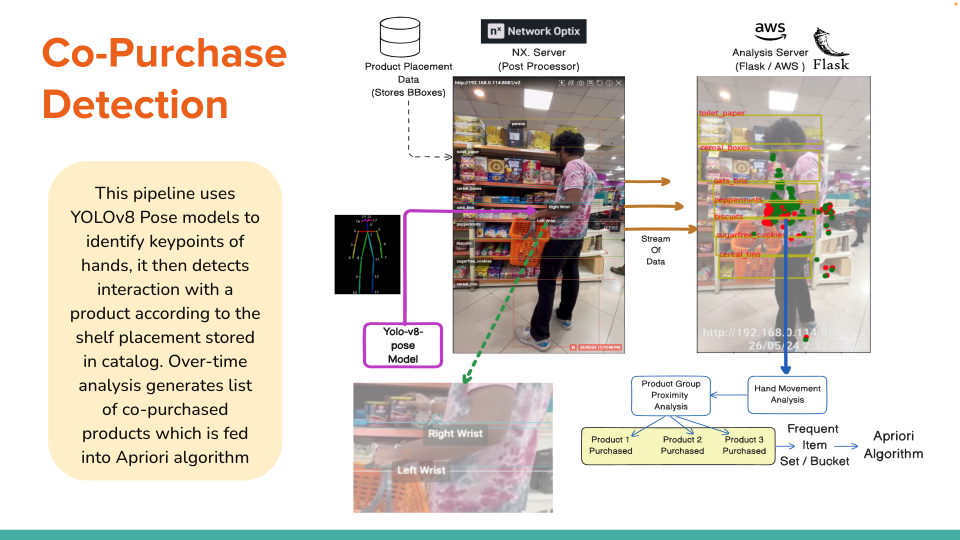
#> input picture images/anl.png, 1920 x 1080 px (shown at 1/2 size)
$ python -i postprocessor-python-fish.py   (imports and definitions only)
#> lines starting #> are read from the running program, lines starting #| are printed output that depends on the picture
import os
import sys
import socket
import signal
import re
import struct
import requests
import datetime
import json
import numpy as np
import cv2
import communication_utils


POST_PROCESSOR_ID = 1
# Add the sclbl-utilities python utilities
script_location = os.path.dirname(os.path.realpath(__file__))
sys.path.append(os.path.join(script_location, "../sclbl-utilities/python-utilities"))
Postprocessor_Name = "Python-Postprocessor-fish"
Postprocessor_Socket_Path = "/tmp/python-postprocessor-fish.sock"
categories = {
    0: "person", 1: "bicycle", 2: "car", 3: "motorbike", 4: "aeroplane", 5: "bus", 6: "train", 7: "truck", 8: "boat", 9: "traffic light",
    10: "fire hydrant", 11: "stop sign", 12: "parking meter", 13: "bench", 14: "bird", 15: "cat", 16: "dog", 17: "horse", 18: "sheep", 19: "cow",
    20: "elephant", 21: "bear", 22: "zebra", 23: "giraffe", 24: "backpack", 25: "umbrella", 26: "handbag", 27: "tie", 28: "suitcase", 29: "frisbee",
    30: "skis", 31: "snowboard", 32: "sports ball", 33: "kite", 34: "baseball bat", 35: "baseball glove", 36: "skateboard", 37: "surfboard", 38: "tennis racket", 39: "bottle",
    40: "wine glass", 41: "cup", 42: "fork", 43: "knife", 44: "spoon", 45: "bowl", 46: "banana", 47: "apple", 48: "sandwich", 49: "orange",
     50: "broccoli", 51: "carrot", 52: "hot dog", 53: "pizza", 54: "donut", 55: "cake", 56: "chair", 57: "sofa", 58: "potted plant", 59: "bed",
     60: "dining table", 61: "toilet", 62: "tv monitor", 63: "laptop", 64: "mouse", 65: "remote", 66: "keyboard", 67: "cell phone", 68: "microwave", 69: "oven",
     70: "toaster", 71: "sink", 72: "refrigerator", 73: "book", 74: "clock", 75: "vase", 76: "scissors", 77: "teddy bear", 78: "hair drier", 79: "toothbrush",
     100: "toilet_paper", 101: "tabasco_sauce", 102: "vinegar", 103: "tuna", 104: "ragu_sauce", 105: "buldak_noodles", 106: "instant_noodles"
     }

PROD_TYPE = "Fish Section"
prod_catalog ={
    PROD_TYPE:
    {"100:toilet_paper;101:tabasco_sauce;102:vinegar;103:tuna;104:ragu_sauce;105:buldak_noodles;106:instant_noodles":
     [4.0, 0.0, 1130.0, 40.0, 1.0, 100, 5.5, 112.5, 410.5, 203.5, 1.0, 101, 432.5, 72.0, 759.5, 148.0, 1.0, 102, 439.5, 159.0, 756.5, 293.0, 1.0, 103, 1.0, 244.0, 427.0, 344.0, 1.0, 104, 790.0, 46.5, 1108.0, 151.5, 1.0, 105, 784.5, 157.0, 1083.5, 333.0, 1.0, 106]
     },
}


def convert_prod_catalog_to_dict(data):
    class_mapping = list(data.keys())[0]
    data = data[class_mapping]
    class_mapping = class_mapping.split(';')
    class_mapping = {int(x.split(':')[0]):x.split(':')[1] for x in class_mapping}
    result = {}

    for i in range(0, len(data), 6):
        x1, y1, x2, y2, conf, class_idx = data[i:i+6]
        class_name = class_mapping[int(class_idx)]

        if class_name not in result:
            result[class_name] = []

        result[class_name].append([x1, y1, x2, y2, conf])

    return result

def tuple_to_bytes(t):
    print("python3 || ******** Tuple to bytes: ", t)
    return struct.pack('f' * len(t), *t)

def bytes_to_tuple(b):
    return struct.unpack('f' * (len(b) // 4), b)

# [10 lines left out: function send_post_request, not called in this run]


class PostRequestHandler:
    def __init__(self,gap=2) -> None:
        self.last_timestamp = None
        self.gap = gap

    # [244 lines left out: functions handle_post_request, convert_to_dict, decode_binary_to_array, get_bounding_boxes, get_bbox_from_pose_output, main, not called in this run]


def signalHandler(sig, _):
    print("python3 | EXAMPLE PLUGIN: Received interrupt signal: ", sig)
    sys.exit(0)


# [9 lines not run here, left out]

>>> import cv2
>>> picture = cv2.imread('../../images/anl.png', cv2.IMREAD_GRAYSCALE)
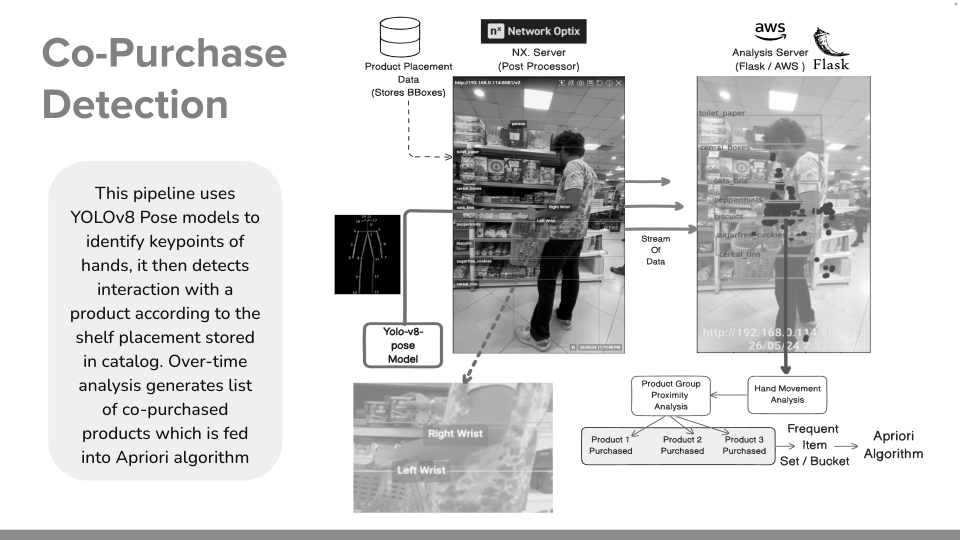
#> picture: shape (1080, 1920) (shown at 1/2 size); min 0, max 255, mean 216
#> (the run stopped early here; a loop or call above may not have finished)

$ run again, on images/anm.png
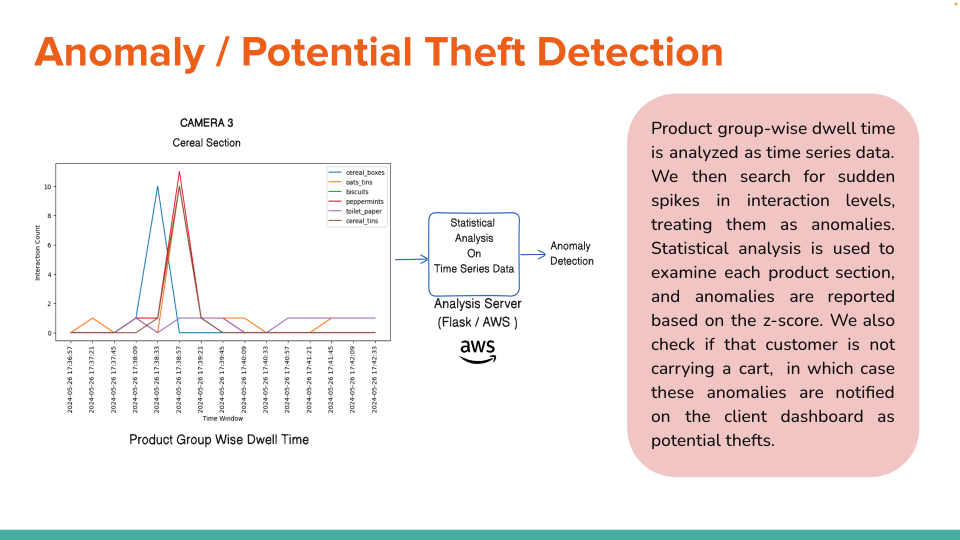
#> input picture images/anm.png, 1920 x 1080 px (shown at 1/2 size)
#> `picture = cv2.imread('../../images/anl.png', cv2.IMREAD_GRAYSCALE)`:
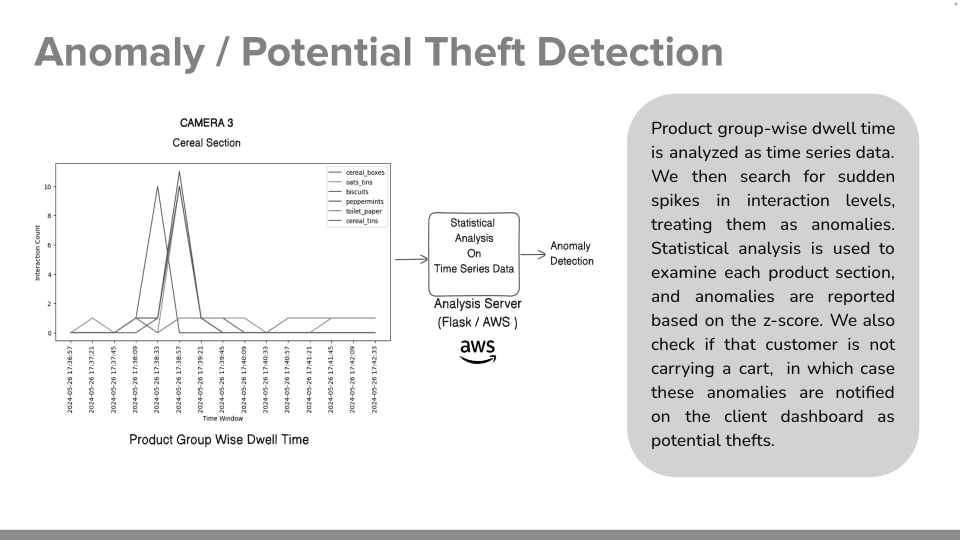
#> picture: shape (1080, 1920) (shown at 1/2 size); min 0, max 255, mean 234.8

$ run again, on images/crl.png
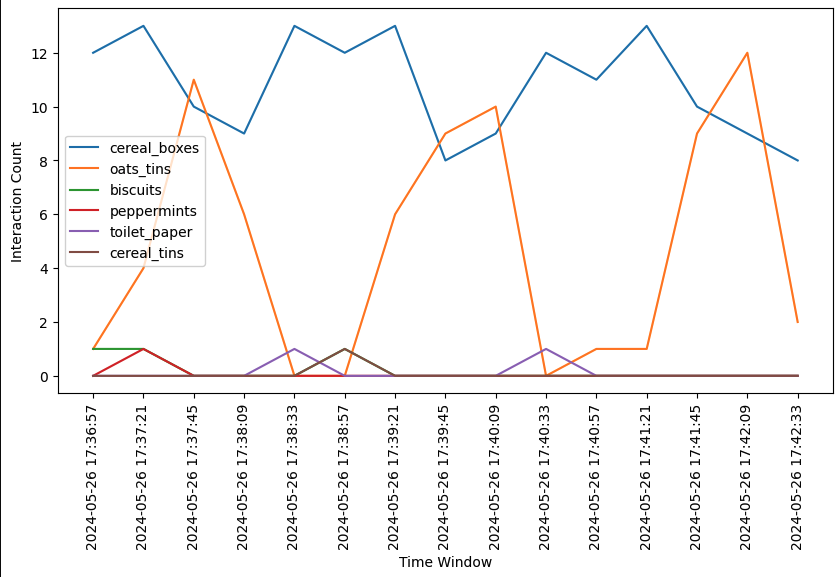
#> input picture images/crl.png, 836 x 577 px
#> `picture = cv2.imread('../../images/anl.png', cv2.IMREAD_GRAYSCALE)`:
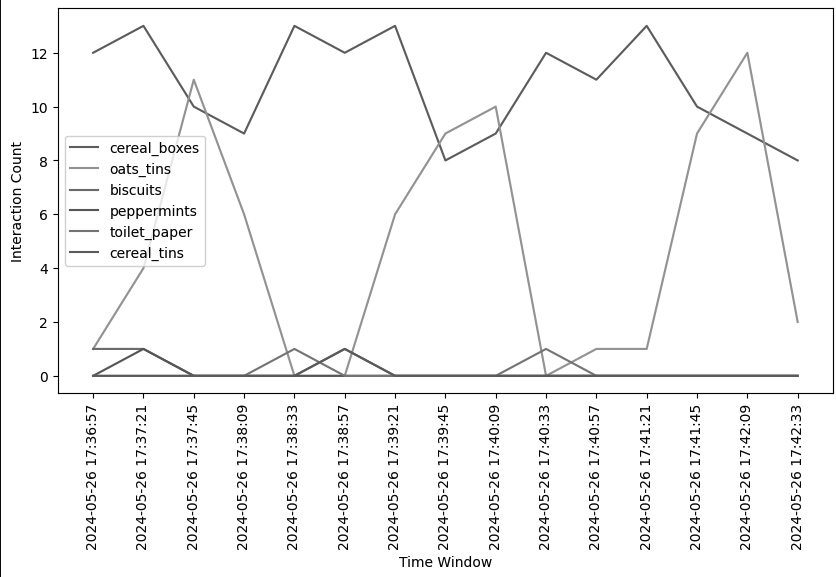
#> picture: shape (577, 836); min 0, max 255, mean 246.2
